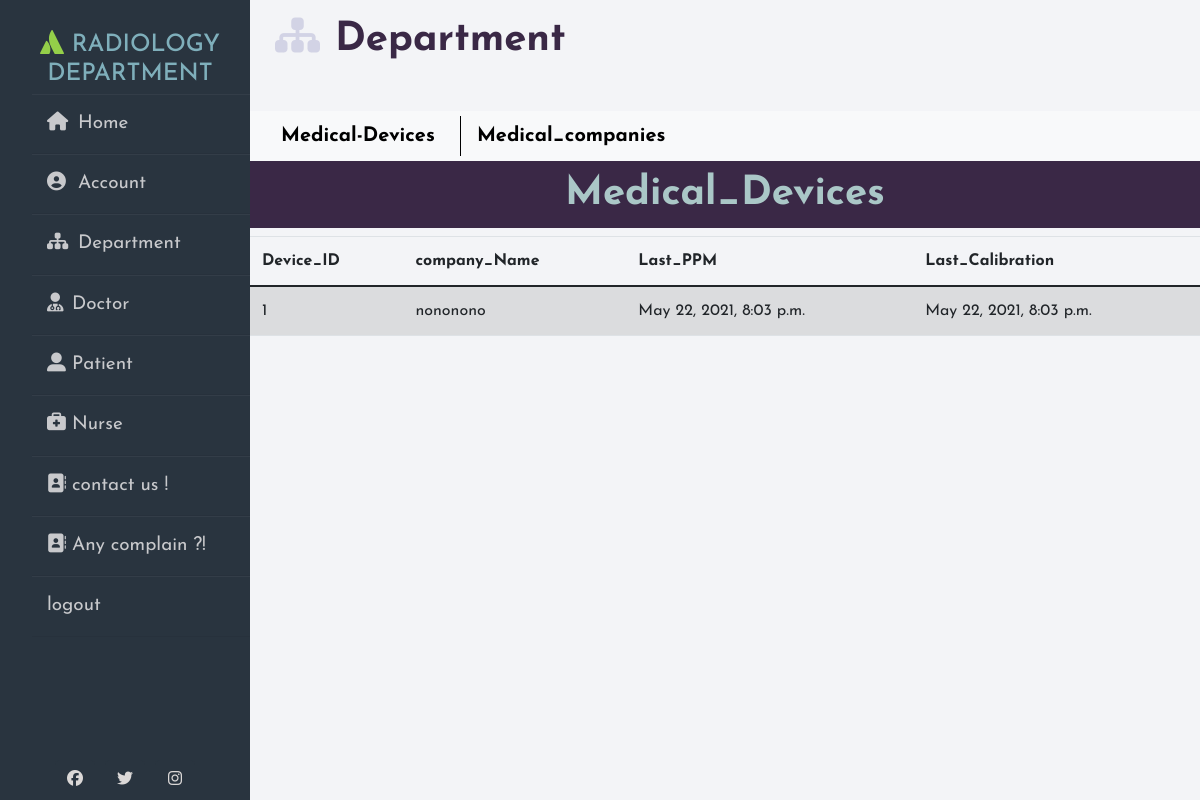
/medical_devices/ (signed in), run on the app's committed database.
### myhospital/models.py (models this page shows, shortened)
class medical_device(models.Model):
    name = models.CharField(max_length=100)
    last_PPM_date = models.DateTimeField()
    last_caliberation_date = models.DateTimeField()
    fk_market_name = models.ForeignKey(medical_company, on_delete=models.SET_DEFAULT, default=1)

### myhospital/views.py (the view)
# urls.py: path('medical_devices/', Render_medical_devices, name='medical_devices'),
@login_required
def Render_medical_devices(request):
    medical_device_data = medical_device.objects.all()
    template = loader.get_template('Medical_DeviceTable.html')
    context = { "medical_device_data":medical_device_data}
    return HttpResponse(template.render(context, request))

### myhospital/templates/Medical_DeviceTable.html (shortened to what this page needs)
{% extends 'base.html' %}
{% load static %}
{% block main %}
      <h1> <i class="fas fa-sitemap" style="padding-right: 15px;"></i>Department</h1>
      <br>
      <nav class="navbar navbar-expand-lg navbar:hover bg-light"  style="background-color: rgb(178, 179, 184); padding-bottom: 5px; padding-top: 5px;">
        <div class="container-fluid" >
          <a class="navbar-brand" href="{% url 'medical_devices' %}" style="color:black; font-size: 0.85m;padding-right: 25px; border-right: 1px solid black;">Medical-Devices</a>
          <div class="collapse navbar-collapse" id="navbarNav">
            <ul class="navbar-nav">
                    <a class="navbar-brand" href="{% url 'medical_companies' %}" style="color:black; font-size: 0.85m;padding-right: 25px; ">Medical_companies</a>
            </ul>
          </div>
        </div>
      </nav>
      <h1
        style="background-color: rgb(58, 40, 70); color: rgb(170, 199, 199); text-align: center; text-decoration: linen; padding-top: 0.25cm;padding-bottom: 0.25cm; font-variant-east-asian: ruby;">
        Medical_Devices</h1>
      <table class="table table-hover table-striped">
        <thead>
          <tr>
            <th scope="col">Device_ID</th>
            <th scope="col">company_Name</th>
            <th scope="col">Last_PPM</th>
            <th scope="col">Last_Calibration</th>
          </tr>
        </thead>
        <tbody>
          {% for data in medical_device_data %}
          <tr>
            <td>{{data.id}}</td>
            <td>{{data.name}}</td>
            <td>{{data.last_PPM_date}}</td>
            <td>{{data.last_caliberation_date}}</td>
          </tr>
          {% endfor %}
        </tbody>
      </table>
{% endblock %}

### hospital/static/css/style.css (style rules this page uses)
* { margin: 0; padding:0; box-sizing: border-box; list-style: none; text-decoration: none; font-family: 'Josefin Sans', sans-serif; }
body { background: #f3f4f7; }
.wrapper .main-content .navbar { background-color: rgb(135, 155, 155); color:rgb(19, 28, 36); font-weight: bold; }
.wrapper .main-content h1 { color:rgb(58, 40, 70); padding-top: 15px; padding-bottom: 15px; font-weight: bold; }
.wrapper .main-content h1 .fas { color:rgba(146, 147, 192, 0.342); padding-left: 25px; }

### data on the page
medical_device: id "1", name "nononono", last_PPM_date "May 22, 2021, 8:03 p.m.", last_caliberation_date "May 22, 2021, 8:03 p.m."
